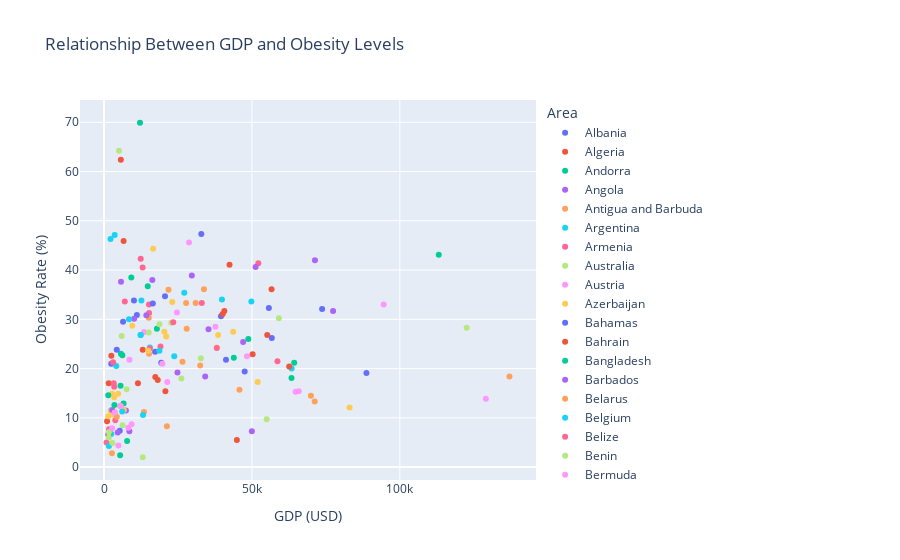

The code cell stored with this chart in its notebook:
### Markdown cell above
## Step 5 : Plotting the Figure 
- Based on the merged dataset, we will now choose a figure to best represent the relationship between the two variables
- The scatter plot is chosen because- 1. It can effectively show a large number of datapoints (180 countries), 2. It is simple to understand the spread/concentration for drawing inferences about the pattern and trends. 3. It showcases the relationship between the two variables easily.

### Code cell
fig = px.scatter(
    merged_data,
    x='GDP',
    y='Obesity',
    color='Area',
    hover_data=['Year', 'Area'],
    title='Relationship Between GDP and Obesity Levels',
    labels={'GDP': 'GDP (USD)', 'Obesity': 'Obesity Rate (%)'}
)

fig.show()
